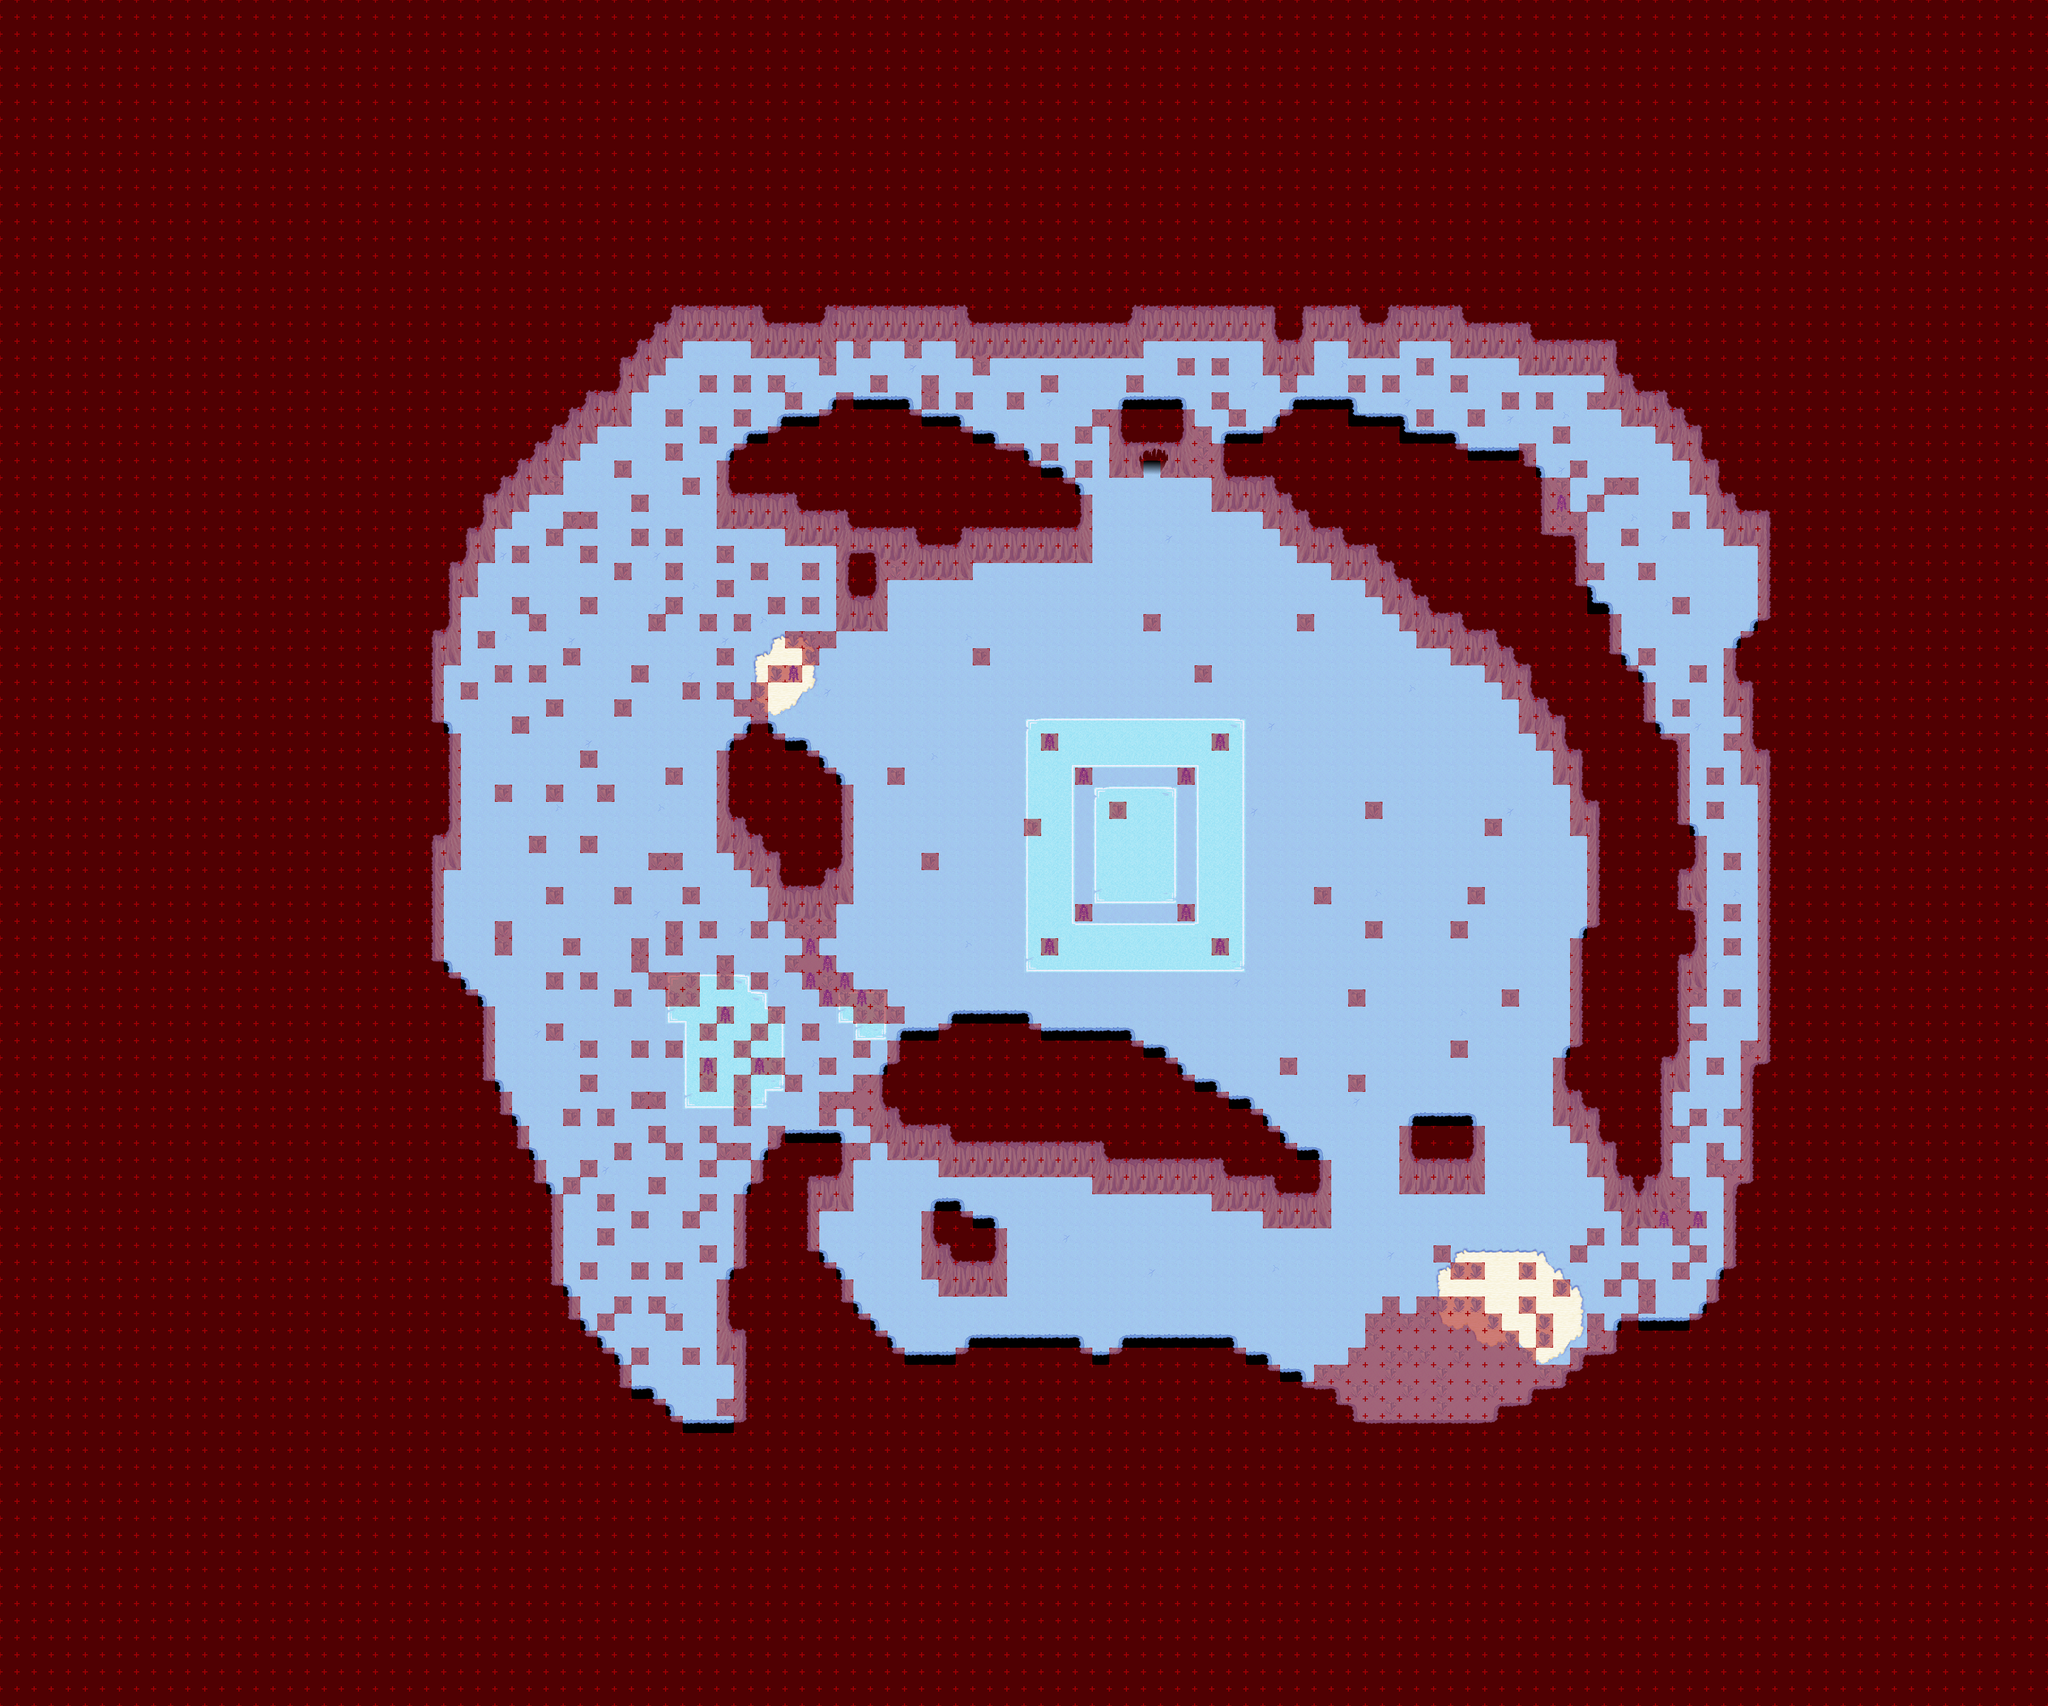

A level layout from a 2D game, rendered from its tile map. Below: a short description, then the map file with tile-grid data replaced by summaries:
An orthogonal 120x100 tile map with 32x32 px tiles, 4 tile layers (Ground, Fringe, Over, Collision), 1 hidden layer not drawn, 2 tilesets and 1 object (warp).

<map version="1.0" tiledversion="2018.02.14" orientation="orthogonal" renderorder="right-down" width="120" height="100" tilewidth="32" tileheight="32" infinite="0" nextobjectid="2">
 <properties>
  <property name="author" value="The Mana World Team" />
  <property name="license" value="GPL v2+" />
  <property name="manaplus version" value="2" />
  <property name="minimap" value="graphics/minimaps/021-4.png" />
  <property name="music" value="water_prelude.ogg" />
  <property name="name" value="Cindy Cave" />
 </properties>
 <tileset firstgid="1" source="../graphics/tilesets/collision.tsx" />
 <tileset firstgid="10" source="../graphics/tilesets/icecave.tsx" />
 <layer name="Ground" width="120" height="100">
  <data>[12000 cells, 12000 non-empty, 63 distinct tile ids]</data>
 </layer>
 <layer name="Fringe" width="120" height="100">
  <data>[12000 cells, 322 non-empty, 2 distinct tile ids]</data>
 </layer>
 <layer name="Over" width="120" height="100">
  <data>[12000 cells, 276 non-empty, 6 distinct tile ids]</data>
 </layer>
 <layer name="Collision" width="120" height="100">
  <data>[12000 cells, 9143 non-empty, 1 distinct tile ids]</data>
 </layer>
 <layer name="Height" width="120" height="100" visible="0">
  <data>[12000 cells, 0 non-empty, 0 distinct tile ids]</data>
 </layer>
 <objectgroup name="Objects">
  <object id="1" name="To Ice Labyrinth" type="warp" x="2144" y="864" width="32" height="32">
   <properties>
    <property name="dest_map" value="021-3" />
    <property name="dest_x" value="24" />
    <property name="dest_y" value="123" />
    <property name="npc_id" value="SCRIPT" />
   </properties>
  </object>
 </objectgroup>
</map>
